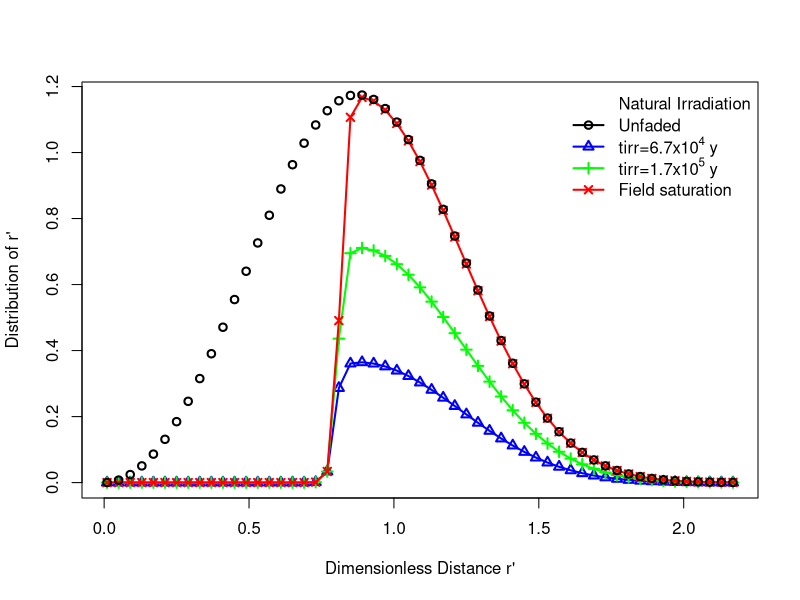

Write the R code that produced this figure.
## Distribution of distances for feldspar irradiation in nature
rm(list = ls(all=T))
rho<-2e-6                 # Dimensionless acceptor density
Do<-538                   #Do in Gy
yr<-365*24*3600           #year is seconds
Ddot<-3/(1e3*yr)          #Low natural dose rate = 3 Gy/kA
dr<-.04                   #Step in dimensionless distance r'
rprimes<-seq(0.01,2.2,dr) #Values of r'=0-2.2 in steps of dr
s<-2e15                   # Frequency factors in s^-1
seff<-s*exp(-rprimes*(rho**(-1/3.0)))  # Effective s
tau<-1/seff
###################### Irradiation Function
#### irradfortimeT
irradfortimeT<-function(tirr){distr<<-unFaded*(Ddot*tau/
                                                 (Do+Ddot*tau))*  (1-exp(-(Do+Ddot*tau)/(Do*tau)*tirr))}
# function calculates new distribution at end of irradiation
###################### End of Functions
unFaded<-3*rprimes^2*exp(-rprimes^3)  # Unfaded sample
irrTimes<-c(6.67e4,1.67e5,1e6)*yr
distribs<-sapply(irrTimes,irradfortimeT)
########## plot distibutions
matplot(rprimes,distribs,xlab="Dimensionless Distance r'",
        typ="o",lty="solid", ylab="Distribution of r'",pch=c(2,3,4),
        lwd=2,col=c("blue","green","red"))
lines(rprimes,unFaded,col="black",pch=1,typ="p",lwd=2)
legend("topright",bty="n",legend=c(
  expression("Natural Irradiation",
             "Unfaded","tirr=6.7x10"^4*" y", "tirr=1.7x10"^5*" y", 
             "Field saturation")),  pch=c(NA,1,2,3,4),
  col=c(NA,"black","blue","green","red"),lwd=2)